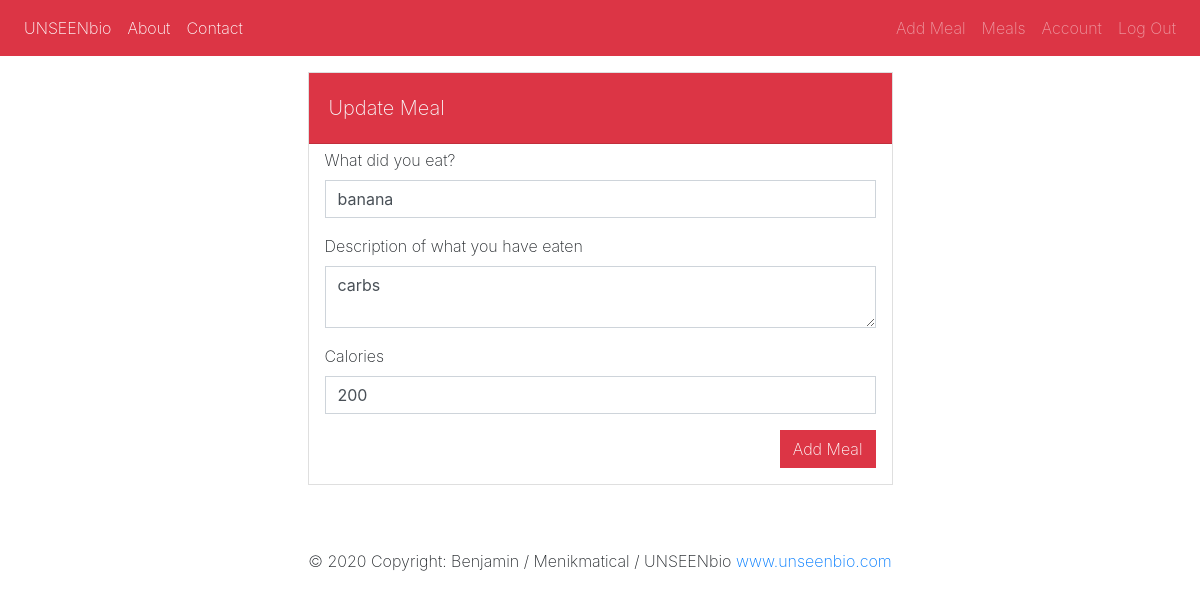
The app's page /meal/3/update (signed in) with its own data.
### ubproj/models.py (models this page shows, shortened)
class Meal(db.Model):
    id = db.Column(db.Integer, primary_key=True)
    title = db.Column(db.String(100), nullable=False)
    date_added = db.Column(db.DateTime, nullable=False, default=datetime.utcnow)
    meal_image_file = db.Column(db.String(20), nullable=False, default='mealdefault.jpg')
    content = db.Column(db.Text, nullable=False)
    calories = db.Column(db.Integer, nullable=False)
    user_id = db.Column(db.Integer, db.ForeignKey('user.id'), nullable=False)

### ubproj/meals/routes.py (the view)
@meals.route('/meal/<int:meal_id>/update', methods=['GET', 'POST'])
@login_required
def update_meal(meal_id):
    meal = Meal.query.get_or_404(meal_id)
    if meal.author != current_user:
        abort(403)
    form = AddMealForm()
    if form.validate_on_submit():
        meal.title = form.title.data
        meal.content = form.content.data
        meal.calories = form.calories.data
        db.session.commit()
        flash('Your meal has been updated!', 'success')
        return redirect(url_for('meals.meal', meal_id=meal.id))
    elif request.method =='GET':
        form.title.data = meal.title
        form.content.data = meal.content
        form.calories.data = meal.calories
    return render_template('add_meal.html', title='Update Meal', form=form, legend='Update Meal')

### ubproj/meals/forms.py
class AddMealForm(FlaskForm):
    title = StringField('What did you eat?', validators=[DataRequired()])
    content = TextAreaField('Description of what you have eaten', validators=[DataRequired()])
    calories = IntegerField('Calories', validators=[DataRequired()])
    submit = SubmitField('Add Meal')

### ubproj/models.py (called while the page is built)
@login_manager.user_loader
def load_user(user_id):
    return User.query.get(int(user_id))

### ubproj/templates/add_meal.html (shortened to what this page needs)
{% extends 'layout.html' %}
{% block content %}
<div class="row pt-3">
    <div class="col-md-6 mx-auto">
        <div class="card rounded-0">
            <div class="card-header rounded-0 text-light bg-danger">
                <legend class="lead mt-2"  style="font-weight: 200;">{{ legend }}</legend>
            </div>
            <div class="content-section" style="font-weight: 200">
                <form method="POST" action="">
                    <div class="form-group mt-1 ml-3 mr-3">
                        {{ form.title.label(class="form-control-label") }}
                        {% if form.title.errors %}
                            {{ form.title(class="form-control rounded-0 is-invalid") }}
                            <div class="invalid-feedback">
                                {% for error in form.title.errors %}
                                    <span>{{ error }}</span>
                                {% endfor %}
                            </div>
                        {% else %}
                            {{ form.title(class="form-control rounded-0") }}
                        {% endif %}
                    </div>
                    <div class="form-group mt-1 ml-3 mr-3">
                        {{ form.content.label(class="form-control-label") }}
                        {% if form.content.errors %}
                            {{ form.content(class="form-control rounded-0 is-invalid") }}
                            <div class="invalid-feedback">
                                {% for error in form.content.errors %}
                                    <span>{{ error }}</span>
                                {% endfor %}
                            </div>
                        {% else %}
                            {{ form.content(class="form-control rounded-0") }}
                        {% endif %}
                    </div>
                    <div class="form-group mt-1 ml-3 mr-3">
                        {{ form.calories.label(class="form-control-label") }}
                        {% if form.calories.errors %}
                            {{ form.calories(class="form-control rounded-0 is-invalid") }}
                            <div class="invalid-feedback">
                                {% for error in form.calories.errors %}
                                    <span>{{ error }}</span>
                                {% endfor %}
                            </div>
                        {% else %}
                            {{ form.calories(class="form-control rounded-0") }}
                        {% endif %}
                    </div>
                    <div style="font-weight: 200" class="form-group">
                        {{ form.submit(class="btn btn-danger float-right rounded-0 mr-3 mb-3", style="font-weight: 200") }}
                    </div>
                </form>
            </div>
        </div>
    </div>
</div>
{% endblock content %}

### records on screen
Meal: title "banana", content "carbs", calories "200"

### other values on screen
{{ legend }} "Update Meal"
